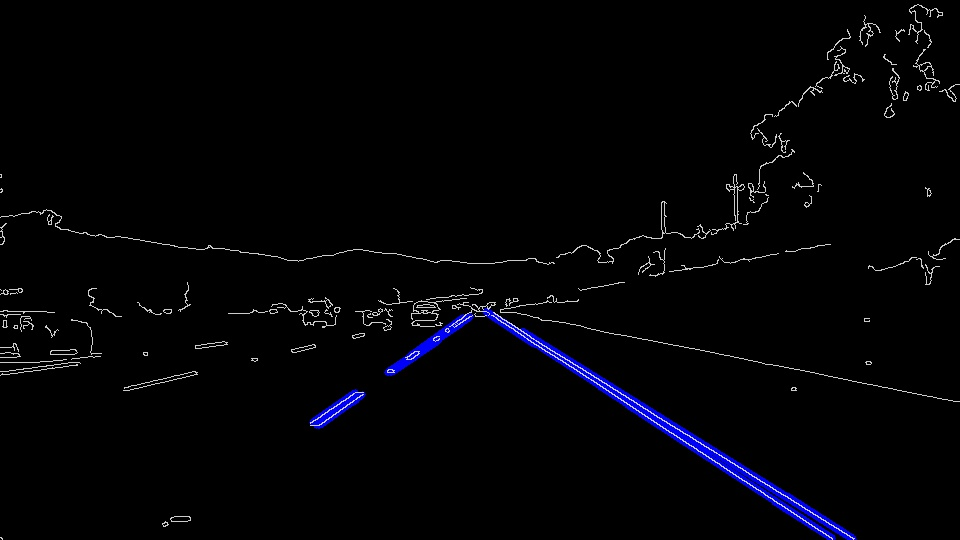
#> input picture test_images_lines_edges/solidWhiteRight.jpg, 960 x 540 px, found by its file name
$ jupyter execute --allow-errors P1.ipynb   (shell and % lines are left out)   (text cells are left out)
#> lines starting #> are read from the running program, lines starting #| are printed output that depends on the picture; after the words box and inside, x2 and y2 are one past the last pixel; in counts of white or black regions, pixels touching at a corner belong together; pictures that were not available may be replaced by others from this repository, and a replacement may not be noted
[cell 1]
#importing some useful packages
import matplotlib.pyplot as plt
import matplotlib.image as mpimg
import numpy as np
import cv2

[cell 2]
#reading in an image
image = mpimg.imread('test_images/solidWhiteRight.jpg')
#> image is the input picture: shape (540, 960, 3); mean R, G, B 3.2, 3.2, 5.9
#printing out some stats and plotting
print('This image is:', type(image), 'with dimesions:', image.shape)
#| This image is: <class 'numpy.ndarray'> with dimesions: (540, 960, 3)
plt.imshow(image)  #call as plt.imshow(gray, cmap='gray') to show a grayscaled image

[cell 3]
import math

def grayscale(img):
    """Applies the Grayscale transform
    This will return an image with only one color channel
    but NOTE: to see the returned image as grayscale
    you should call plt.imshow(gray, cmap='gray')"""
    return cv2.cvtColor(img, cv2.COLOR_RGB2GRAY)
    # Or use BGR2GRAY if you read an image with cv2.imread()
    # return cv2.cvtColor(img, cv2.COLOR_BGR2GRAY)

def canny(img, low_threshold, high_threshold):
    """Applies the Canny transform"""
    return cv2.Canny(img, low_threshold, high_threshold)

def gaussian_blur(img, kernel_size):
    """Applies a Gaussian Noise kernel"""
    return cv2.GaussianBlur(img, (kernel_size, kernel_size), 0)

def region_of_interest(img, vertices):
    """
    Applies an image mask.

    Only keeps the region of the image defined by the polygon
    formed from `vertices`. The rest of the image is set to black.
    """
    #defining a blank mask to start with
    mask = np.zeros_like(img)

    #defining a 3 channel or 1 channel color to fill the mask with depending on the input image
    if len(img.shape) > 2:
        channel_count = img.shape[2]  # i.e. 3 or 4 depending on your image
        ignore_mask_color = (255,) * channel_count
    else:
        ignore_mask_color = 255

    #filling pixels inside the polygon defined by "vertices" with the fill color
    cv2.fillPoly(mask, vertices, ignore_mask_color)

    #returning the image only where mask pixels are nonzero
    masked_image = cv2.bitwise_and(img, mask)
    return masked_image


def draw_lines(img, lines, color=[255, 0, 0], thickness=5):
    """
    NOTE: this is the function you might want to use as a starting point once you want to
    average/extrapolate the line segments you detect to map out the full
    extent of the lane (going from the result shown in raw-lines-example.mp4
    to that shown in P1_example.mp4).

    Think about things like separating line segments by their
    slope ((y2-y1)/(x2-x1)) to decide which segments are part of the left
    line vs. the right line.  Then, you can average the position of each of
    the lines and extrapolate to the top and bottom of the lane.

    This function draws `lines` with `color` and `thickness`.
    Lines are drawn on the image inplace (mutates the image).
    If you want to make the lines semi-transparent, think about combining
    this function with the weighted_img() function below
    """
    for line in lines:
        for x1,y1,x2,y2 in line:
            cv2.line(img, (x1, y1), (x2, y2), color, thickness)

def hough_lines(img, rho, theta, threshold, min_line_len, max_line_gap):
    """
    `img` should be the output of a Canny transform.

    Returns an image with hough lines drawn.
    """
    lines = cv2.HoughLinesP(img, rho, theta, threshold, np.array([]), minLineLength=min_line_len, maxLineGap=max_line_gap)
    line_img = np.zeros((img.shape[0], img.shape[1], 3), dtype=np.uint8)
    draw_lines(line_img, lines)
    return line_img

# Python 3 has support for cool math symbols.

def weighted_img(img, initial_img, α=0.8, β=1., λ=0.):
    """
    `img` is the output of the hough_lines(), An image with lines drawn on it.
    Should be a blank image (all black) with lines drawn on it.

    `initial_img` should be the image before any processing.

    The result image is computed as follows:

    initial_img * α + img * β + λ
    NOTE: initial_img and img must be the same shape!
    """
    return cv2.addWeighted(initial_img, α, img, β, λ)

[cell 4]
import os
os.listdir("test_images/")

[cell 5]
# TODO: Build your pipeline that will draw lane lines on the test_images
# then save them to the test_images directory.

import matplotlib.pyplot as plt
import matplotlib.image as mpimg
import numpy as np
import cv2
import os

def process_image(image):
    # Read in and grayscale the image
    # Note: in the previous example we were reading a .jpg
    # Here we read a .png and convert to 0,255 bytescale
    gray = grayscale(image)

    # Define a kernel size and apply Gaussian smoothing
    kernel_size = 5
    blur_gray = gaussian_blur(gray, kernel_size)

    # Define our parameters for Canny and apply
    low_threshold = 50
    high_threshold = 150
    edges = canny(blur_gray, low_threshold, high_threshold)


    imshape = image.shape
    vertices = np.array([[(0,imshape[0]),(450, 320), (490, 310), (imshape[1],imshape[0])]], dtype=np.int32)
    masked_edges = region_of_interest(edges, vertices)

    # Define the Hough transform parameters
    # Make a blank the same size as our image to draw on
    rho = 2 # distance resolution in pixels of the Hough grid
    theta = np.pi/180 # angular resolution in radians of the Hough grid
    threshold = 15     # minimum number of votes (intersections in Hough grid cell)
    min_line_length = 40 #minimum number of pixels making up a line
    max_line_gap = 20    # maximum gap in pixels between connectable line segments
    line_image = np.copy(image)*0 # creating a blank to draw lines on

    # Run Hough on edge detected image
    # Output "lines" is an array containing endpoints of detected line segments
    lines = hough_lines(masked_edges, rho, theta, threshold, min_line_length, max_line_gap)

    # Create a "color" binary image to combine with line image
    color_edges = np.dstack((edges, edges, edges))

    # Draw the lines on the edge image
    lines_edges = weighted_img(lines, color_edges, 0.8, 1, 0)
    return lines_edges

files = os.listdir('test_images')

for file in files:
    image_path = 'test_images/' + file
    lines_edges = process_image(mpimg.imread(image_path))
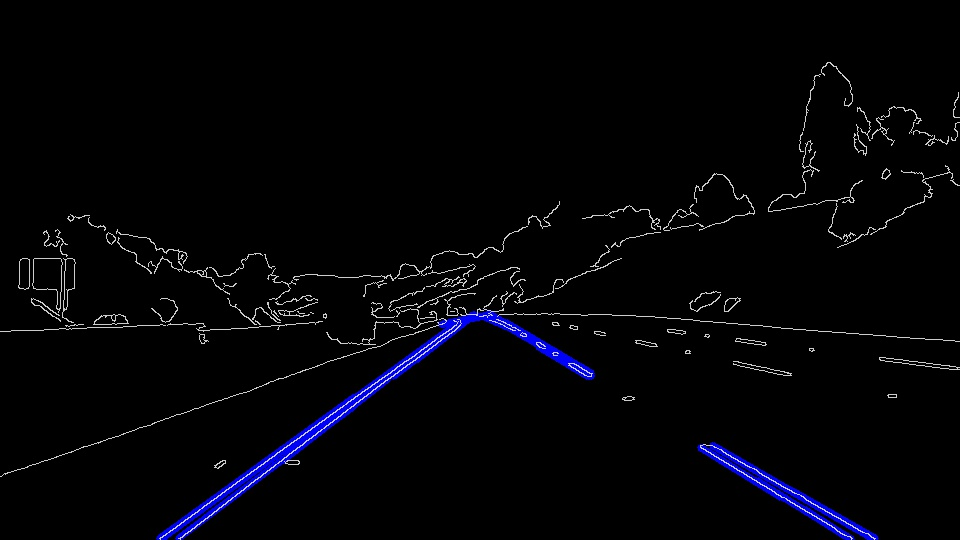
#> input picture test_images_lines_edges/solidYellowCurve2.jpg, 960 x 540 px, given as the content of the folder test_images/, which was not available
#> in grayscale, `return cv2.cvtColor(img, cv2.COLOR_RGB2GRAY)`:
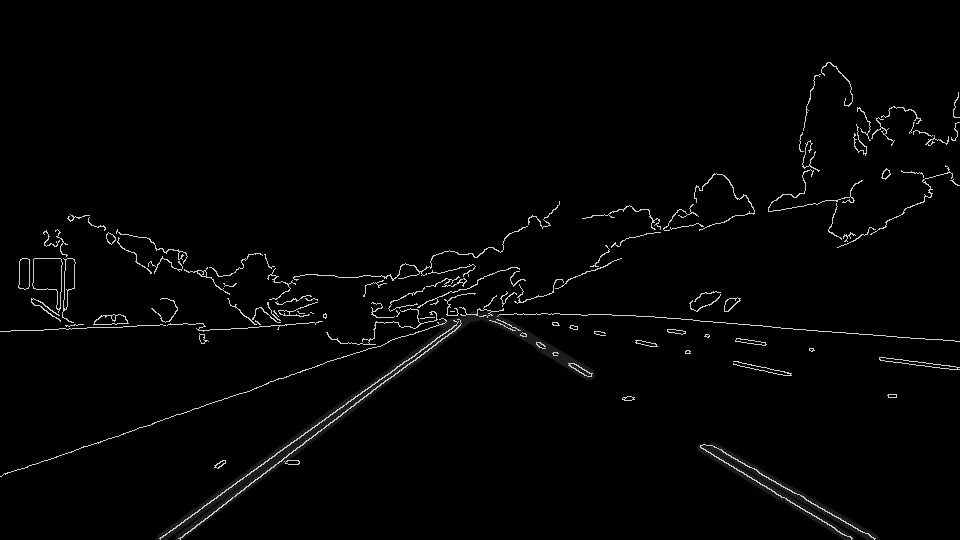
#> returned value: shape (540, 960); min 0, max 211, mean 4.2
#> in process_image, image is the input picture: shape (540, 960, 3); mean R, G, B 3.8, 3.8, 7.3
#> in gaussian_blur, `return cv2.GaussianBlur(img, (kernel_size, kernel_size), 0)`:
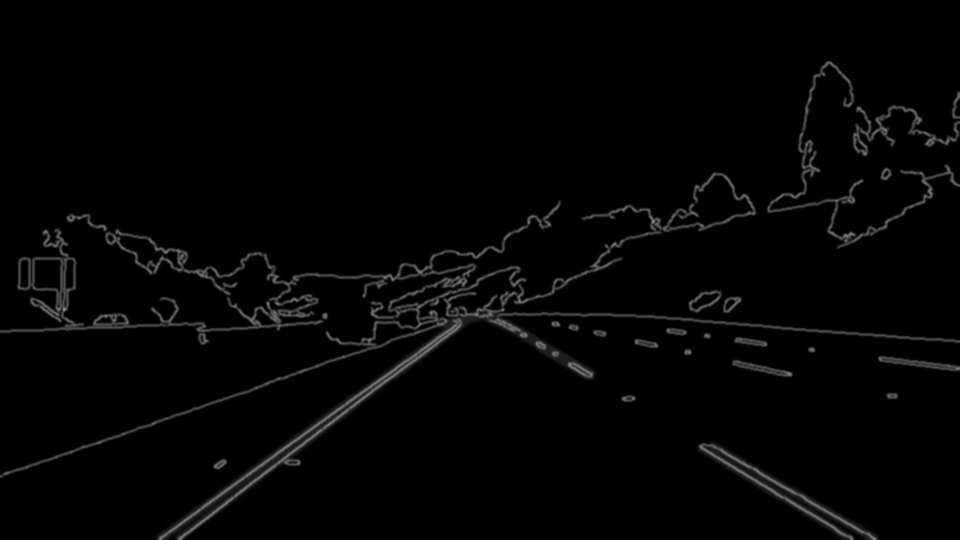
#> returned value: shape (540, 960); min 0, max 146, mean 4.2
#> in canny, `return cv2.Canny(img, low_threshold, high_threshold)`:
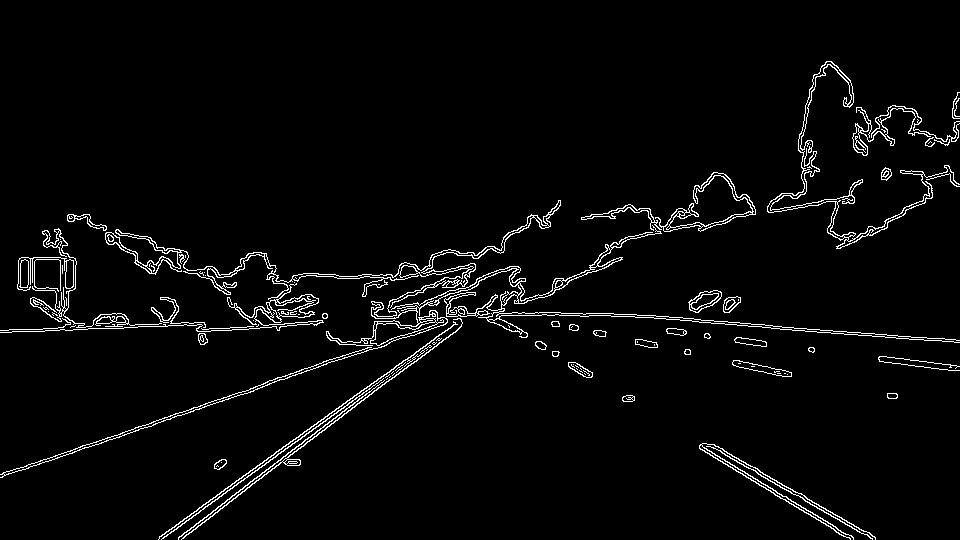
#> returned value: shape (540, 960); 3.3% white in thin lines or dots, all inside (x1, y1, x2, y2) = (0, 61, 960, 540)
#> in region_of_interest, `cv2.fillPoly(mask, vertices, ignore_mask_color)`:
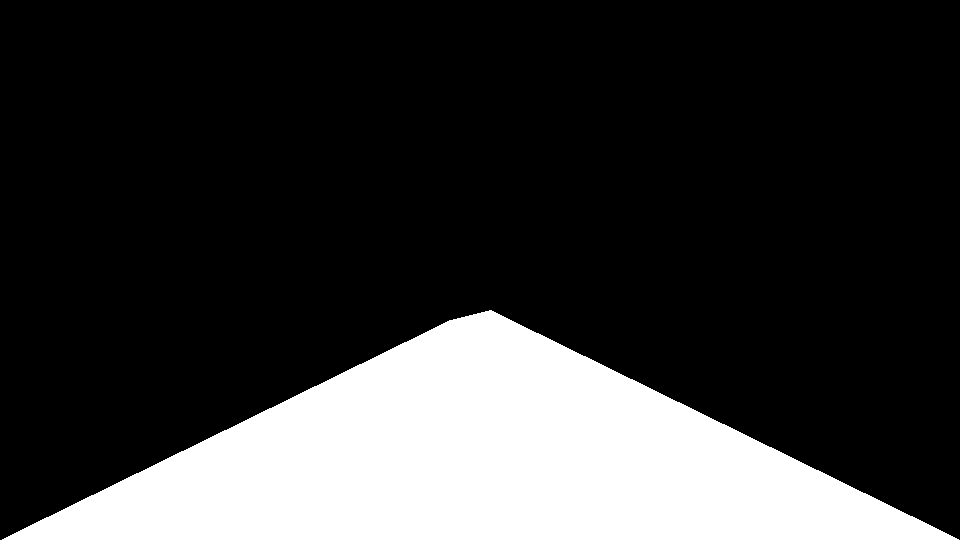
#> mask: shape (540, 960); 21.7% white; 1 white region, box (x1, y1, x2, y2) and area: (2, 310, 959, 540) 112554
#> in region_of_interest, `masked_image = cv2.bitwise_and(img, mask)`:
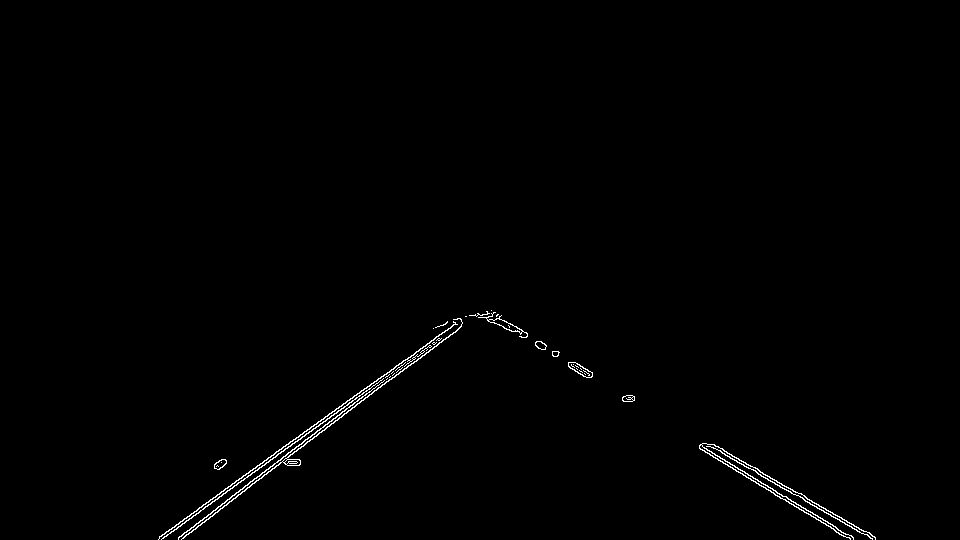
#> masked_image: shape (540, 960); 0.65% white in thin lines or dots, all inside (x1, y1, x2, y2) = (158, 310, 876, 540)
#> in process_image, `line_image = np.copy(image)*0`: line_image: shape (540, 960, 3); every value is 0
#> in hough_lines, `lines = cv2.HoughLinesP(img, rho, theta, threshold, np.array([]), minL..`: lines = 36 rows, first 6: [220, 508, 478, 313], [158, 539, 465, 316], [713, 444, 872, 539], [232, 495, 434, 342], [772, 488, 853, 538], [700, 445, 791, 501]
#> the loop in draw_lines, `for line in lines:` made 36 passes
#> line on passes 1 to 12: [[220, 508, 478, 313]], [[158, 539, 465, 316]], [[713, 444, 872, 539]], [[232, 495, 434, 342]], [[772, 488, 853, 538]], [[700, 445, 791, 501]], [[699, 447, 804, 512]], [[705, 443, 859, 532]], [[162, 538, 366, 390]], [[166, 536, 439, 338]], [[179, 536, 352, 405]], [[487, 311, 582, 366]]
#> after the loop in draw_lines, `for line in lines:`:
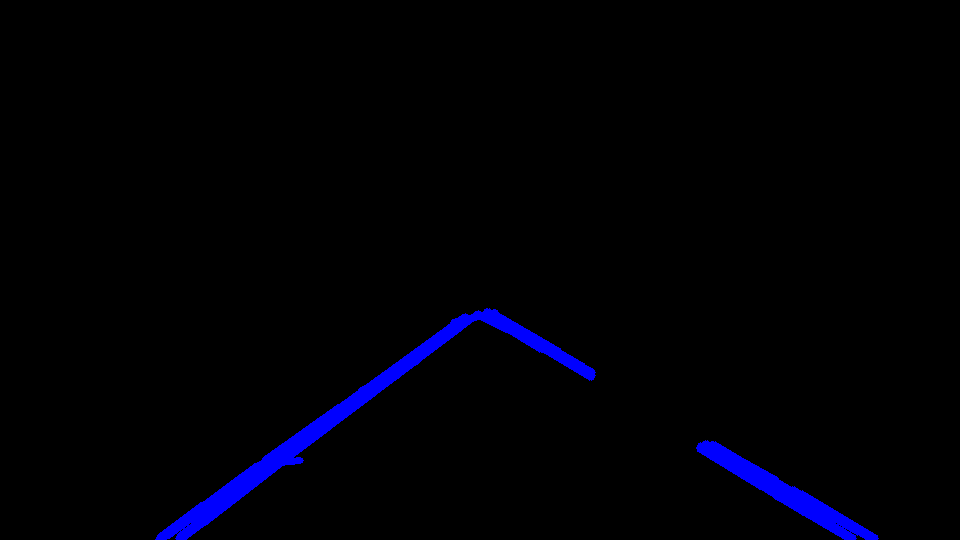
#> img: shape (540, 960, 3); mean of channels 0, 1, 2 5.9, 0, 0; drawn as B, G, R
#> in weighted_img, `return cv2.addWeighted(initial_img, α, img, β, λ)`:
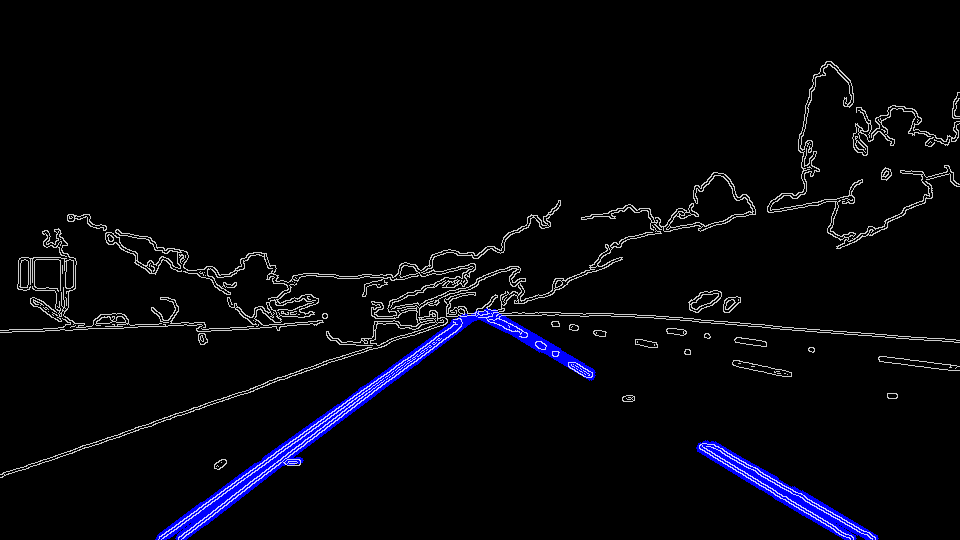
#> returned value: shape (540, 960, 3); mean of channels 0, 1, 2 11.2, 6.6, 6.6; drawn as B, G, R
    image_path_split = image_path.split('/')
    cv2.imwrite('test_images_lines_edges/' + image_path_split[1], lines_edges)
